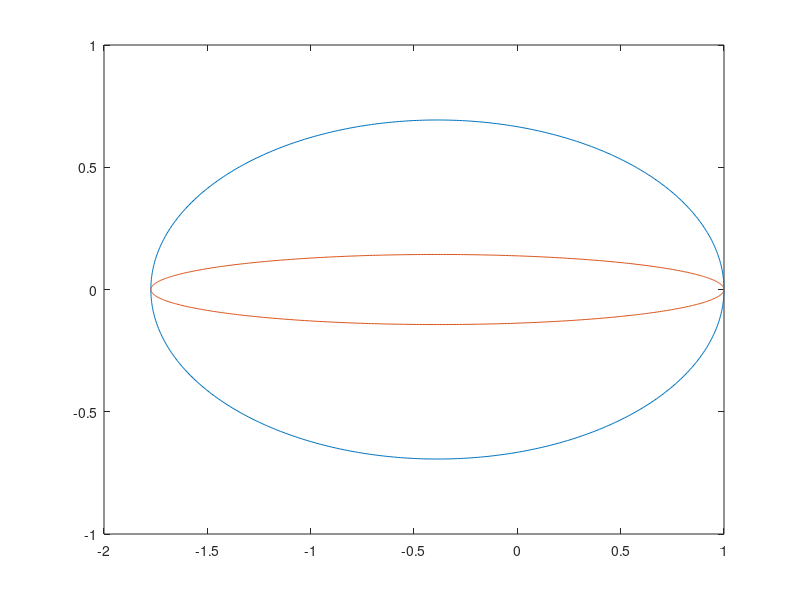

Write MATLAB code to recreate this figure.
ve = 0.55;
t0 = 0.7;
c = 0.5;
t = 0:0.01:2*pi;
x = -(ve+sqrt(t0))+1+(ve+sqrt(t0))*cos(t);
y1 = -0.5*(ve+sqrt(t0))*sin(t);
y2 = -0.5*(ve-sqrt(t0))*sin(t);
plot(x,y1,x,y2)